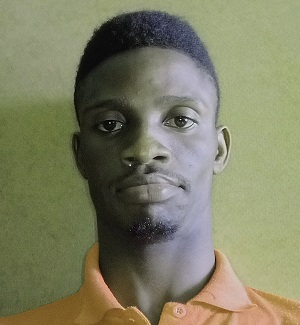
#> input picture Images/seun.jpg, 300 x 325 px
$ python Threshcont.py
#> lines starting #> are read from the running program, lines starting #| are printed output that depends on the picture; after the words box and inside, x2 and y2 are one past the last pixel; in counts of white or black regions, pixels touching at a corner belong together
import cv2 as cv
img = cv.imread('Images/seun.jpg')
#> img is the input picture: shape (325, 300, 3); mean B, G, R 99.9, 127.1, 126.9
gray=cv.cvtColor(img, cv.COLOR_BGR2GRAY)
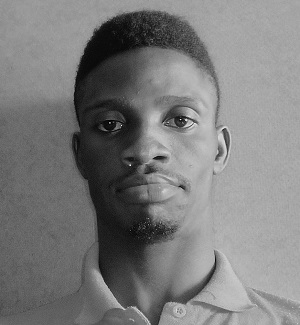
#> gray: shape (325, 300); min 0, max 254, mean 123.9
retr, thresh = cv.threshold(gray, 125, 255, cv.THRESH_BINARY)
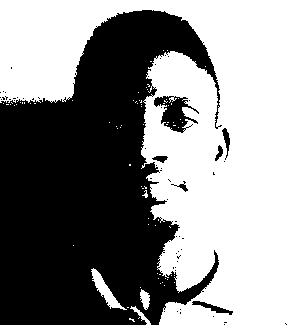
#> thresh: shape (325, 300); 54.3% white; 58 black regions (51 under 20 px)
contours, hierarchies = cv.findContours(thresh, cv.RETR_LIST, cv.CHAIN_APPROX_SIMPLE)
#> contours = 183 contours, 173 with area under 20; largest, box (x1, y1, x2, y2) and area: (0, 0, 300, 325) 52532, (153, 95, 200, 134) 934, (91, 268, 127, 310) 364, (191, 300, 234, 316) 224, (221, 127, 231, 159) 138
print ("There are {} contours in this image".format(len(contours)))
#| There are 183 contours in this image

$ run again, with Images/flex.jpg copied over Images/seun.jpg
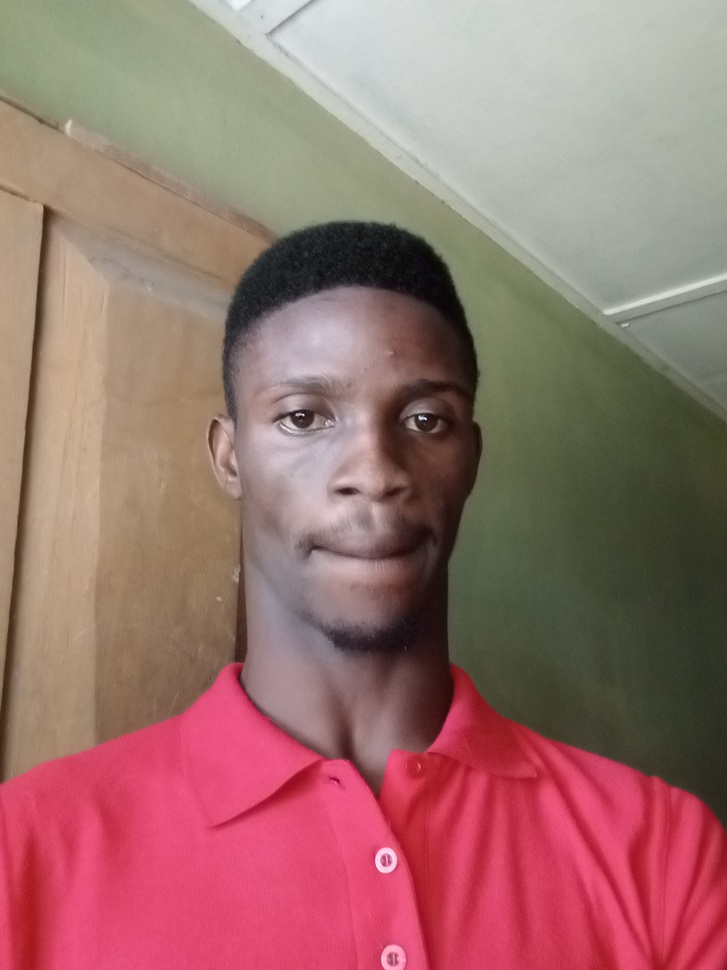
#> input picture Images/flex.jpg, 727 x 970 px, shrunk from 2448 x 3264 before the run
#> img is the input picture: shape (970, 727, 3); mean B, G, R 109.7, 113.4, 154.8
#> `gray=cv.cvtColor(img, cv.COLOR_BGR2GRAY)`:
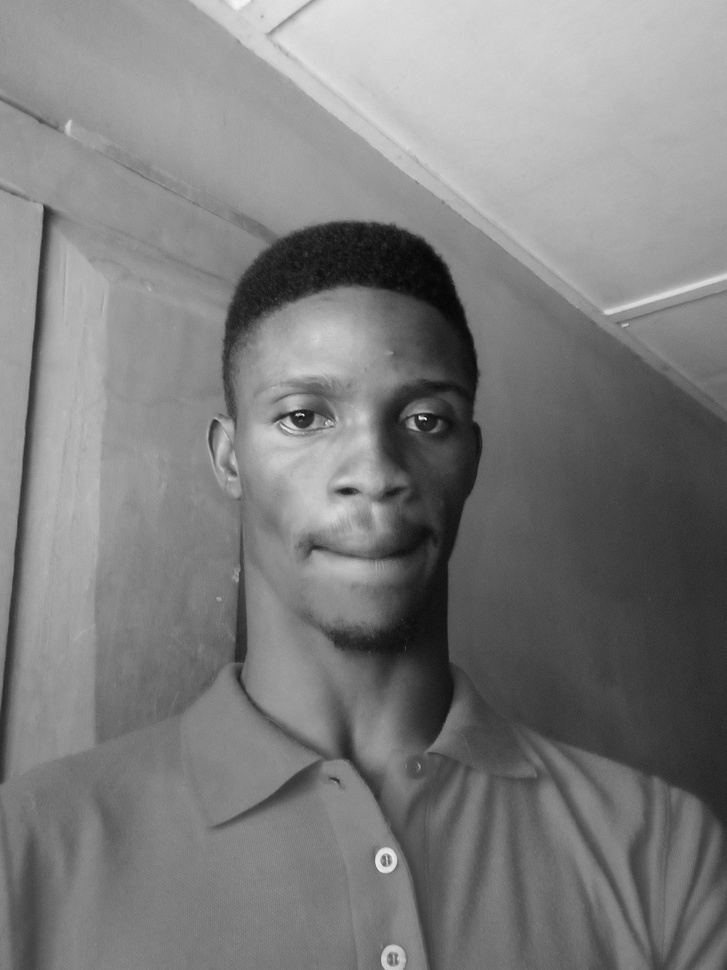
#> gray: shape (970, 727); min 4, max 247, mean 125.4
#> `retr, thresh = cv.threshold(gray, 125, 255, cv.THRESH_BINARY)`:
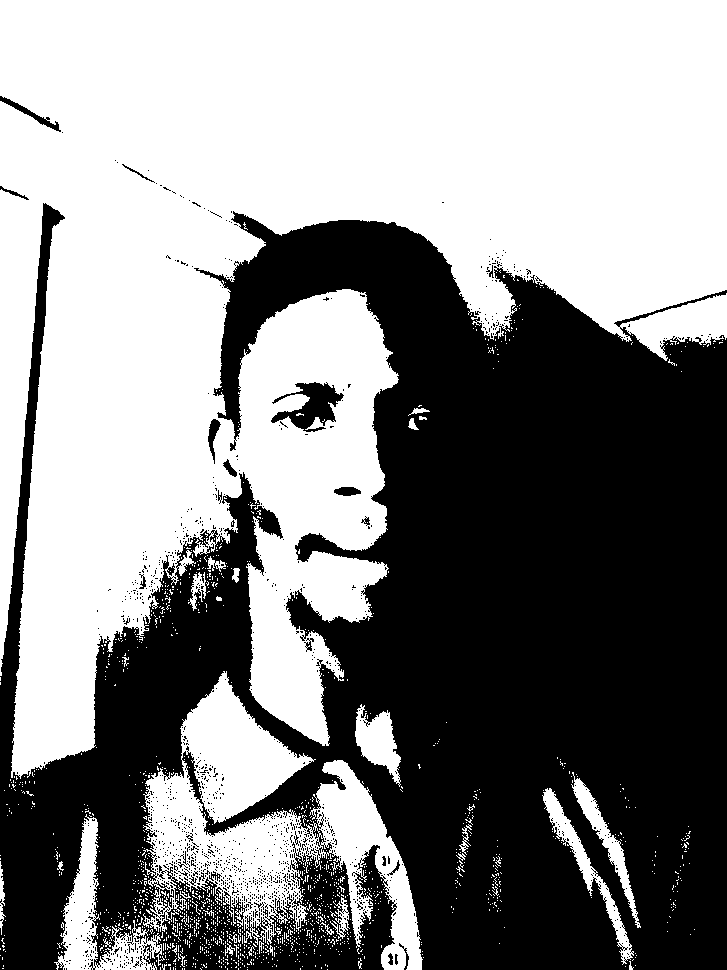
#> thresh: shape (970, 727); 53.3% white; 1342 black regions (1316 under 20 px)
#> contours = 3612 contours, 3537 with area under 20; largest, box (x1, y1, x2, y2) and area: (0, 0, 727, 779) 327572, (142, 671, 423, 970) 33576, (54, 814, 165, 970) 4974, (542, 788, 634, 965) 2011, (270, 381, 345, 433) 1898
#| There are 3612 contours in this image

$ run again, with Images/friends.jpg copied over Images/seun.jpg
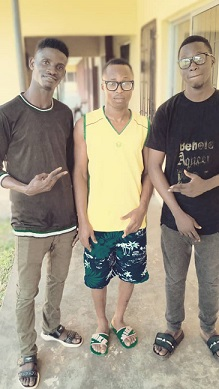
#> input picture Images/friends.jpg, 219 x 389 px
#> img is the input picture: shape (389, 219, 3); mean B, G, R 130.2, 150.5, 160.8
#> `gray=cv.cvtColor(img, cv.COLOR_BGR2GRAY)`:
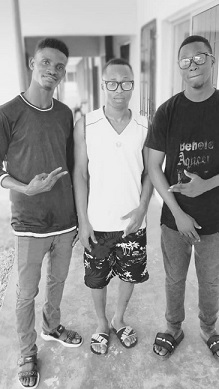
#> gray: shape (389, 219); min 8, max 254, mean 151.2
#> `retr, thresh = cv.threshold(gray, 125, 255, cv.THRESH_BINARY)`:
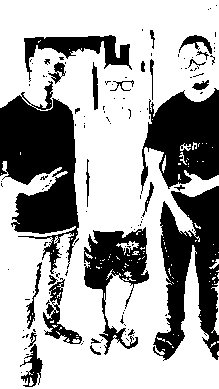
#> thresh: shape (389, 219); 66.4% white; 127 black regions (100 under 20 px)
#> contours = 349 contours, 311 with area under 20; largest, box (x1, y1, x2, y2) and area: (0, 0, 219, 389) 63042, (83, 226, 150, 356) 3762, (23, 34, 133, 81) 1944, (42, 303, 83, 345) 652, (20, 343, 44, 388) 505
#| There are 349 contours in this image
